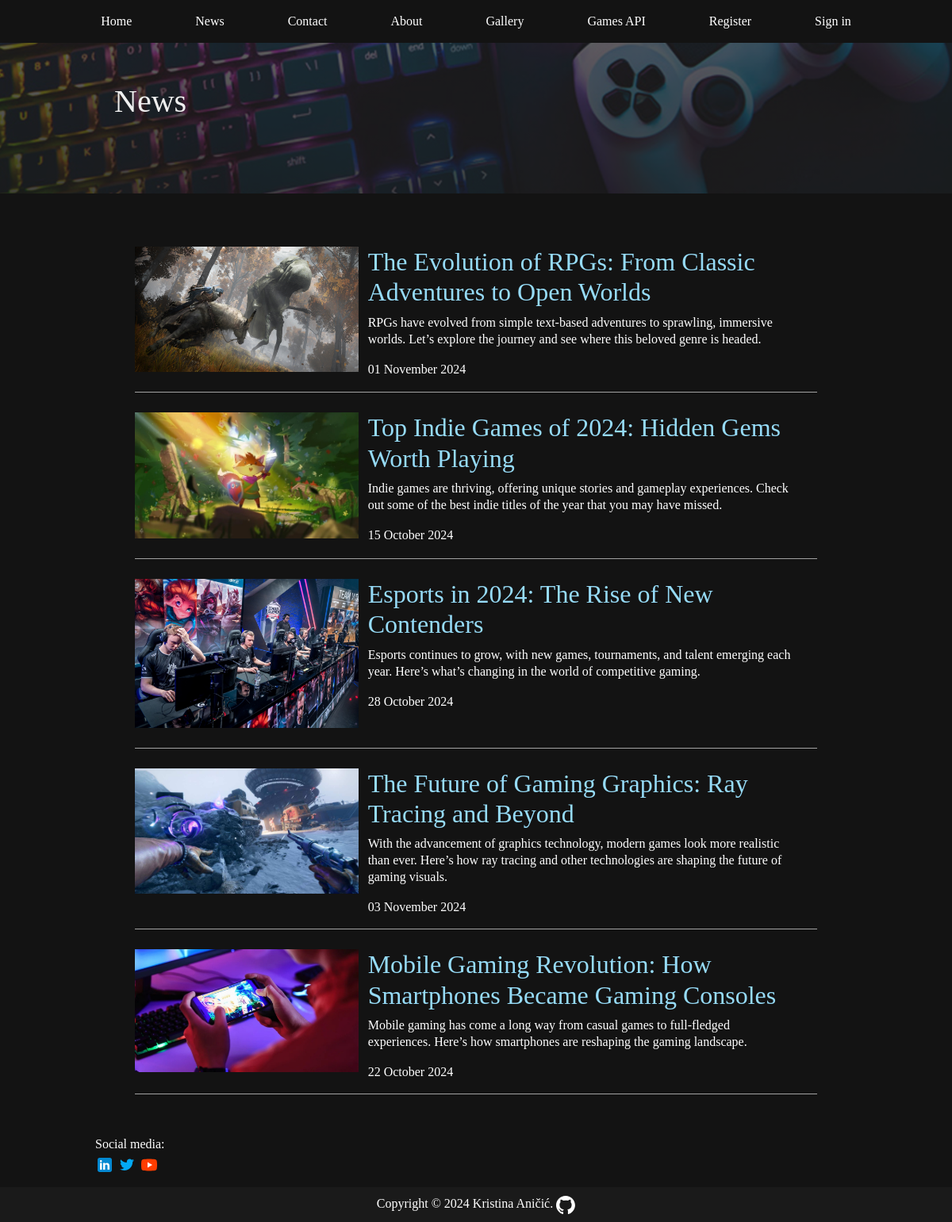
/index.php?menu=2, run on the app's committed database.
### tables this page shows
CREATE TABLE `news` (
  `id` int(11) UNSIGNED NOT NULL,
  `title` varchar(255) NOT NULL,
  `subheading` varchar(255) NOT NULL,
  `description` text NOT NULL,
  `content` text NOT NULL,
  `date` date NOT NULL,
  `user_id` int(11) UNSIGNED DEFAULT NULL,
  `archive` tinyint(1) NOT NULL
);

CREATE TABLE `news_images` (
  `id` int(11) NOT NULL,
  `news_id` int(11) UNSIGNED DEFAULT NULL,
  `title` varchar(255) DEFAULT NULL,
  `image_url` varchar(255) NOT NULL,
  `caption` varchar(255) DEFAULT NULL,
  `main` tinyint(1) DEFAULT NULL
);

### news.php (the view)
<?php
print'
    <div class="news container">
    ';
    if (!isset($action)) {
        $sql = 'SELECT * FROM news';
        $result = mysqli_query($conn, $sql);
        while ($news = mysqli_fetch_assoc($result)){
            if($news['archive'] == 0){
                $image_sql = "SELECT * FROM news_images WHERE news_id = " . $news['id'] . " LIMIT 1";
                $image_result = mysqli_query($conn, $image_sql);
                $image = mysqli_fetch_assoc($image_result);
                print '
                <a href="index.php?menu=' . $menu . '&action=' . $news['id'] . '">
                    <div class="row news-row">
                        <div class="col-lg-4 image">
                            <img src="' . $image['image_url'] . '" alt="' . $image['title'] . '"/>
                        </div>
                        <div class="col-lg-8 text">
                            <h2>' . $news['title'] . '</h2>
                            <p>' . $news['description'] . '</p>
                            <time datetime="' . $news['date'] . '">' . date("d F Y", strtotime($news['date'])) . '</time>
                        </div>
                    </div>
                </a>';
            }
        }
    }
    else{
        include("articles.php");
    }
    print '</div>';
?>

### index.php (shortened to what this page needs)
<?php
    include ("db.php");
print'
<!DOCTYPE html>
<html lang="eng">
    <head>
        <meta charset="UTF-8">
        <title>GameSphere</title>
        <meta name="viewport" content="width=device-width, initial-scale=1.0">
        <meta name="description" content="Discover the latest in video games, news, reviews, guides, and trends in the gaming world. Follow updates on console, PC, and mobile games here.">
        <meta name="author" content="Kristina Aničić">
        <meta name="keywords" content="video games, gaming news, game reviews, game guides, latest games, PC games, console games, mobile games, indie games, gamers, gaming trends, gaming industry">
        <link href="https://cdn.jsdelivr.net/npm/bootstrap@5.3.3/dist/css/bootstrap.min.css" rel="stylesheet">
        <link rel="stylesheet" href="style.css">
        <link rel="stylesheet" href="https://cdnjs.cloudflare.com/ajax/libs/font-awesome/4.7.0/css/font-awesome.min.css">
        <link rel="icon" href="img/favicon.ico" type="image/x-icon>
    </head>
    <body>';
        if(isset($_GET['menu'])) { $menu   = (int)$_GET['menu']; }
        print'
        <nav class="navbar navbar-expand-lg">
            <div class="container navbar-expand-lg">
                <button class="navbar-toggler" type="button" data-bs-toggle="collapse" data-bs-target="#navbarNav" aria-controls="navbarNav" aria-expanded="false" aria-label="Toggle navigation">
                    <i class="fa fa-navicon" style="color:#fff; font-size:28px; padding: 10px"></i>
                </button>';
                include("menu.php");
        print '
            </div>
        </nav>
        ';
        echo '
        <div class="banner-wrapper ' . ((!isset($menu) || $menu == 1) ? 'banner-home' : 'banner-other') . '">
            <div class="banner"></div>
                <div class="banner-content col-md-3 col-sm-5">';
                if (!isset($menu) || $menu == 1) {
                    echo '
                        <h1>The Best Games Out There</h1>
                        <p>Explore the latest news, reviews, and guides to stay ahead in the gaming world.</p>';
                } else {
                    switch ($menu) {
                        case 2:
                            echo '<h1>News</h1>';
                            break;
                    }
                }
                echo '
                </div>
            </div>';
        echo '<main>';
        if (!isset($menu) || $menu == 1) { include("home.php"); }
        else if ($menu == 2) { include("news.php"); }
        echo '</main>';
    print'
        <div style="clear: both;"></div>
        <footer>
        <div class="social">
            <p>Social media:<br>
                <a href="https://www.linkedin.com/in/kanicic/" target="_blank"><img src="img/linkedin.svg" alt="Linkedin" title="Linkedin" style="width:24px; margin:0"></a>
                <a href="https://x.com/IGN" target="_blank"><img src="img/twitter.svg" alt="Twitter" title="Twitter" style="width:24px; margin-top:0"></a>
                <a href="https://www.youtube.com/@IGN" target="_blank"><img src="img/youtube.svg" alt="Youtube" title="Youtube" style="width:24px; margin-top:0"></a>
            <p>
        </div>
        <div class="footer-container">
                <p>Copyright &copy; ' . date("Y") . ' Kristina Aničić.
                    <a href="https://github.com/KristinaAnicic/ntpws.git" target="_blank">
                        <img src="img/github.svg" title="Github" alt="Github" style="width:24px; margin: 0"
                    </a>
                </p>
            </div>
        </footer>
        <script src="https://cdn.jsdelivr.net/npm/bootstrap@5.3.3/dist/js/bootstrap.min.js"></script>
    </body>
</html>';
?>

### menu.php (shortened to what this page needs)
<?php
    print '
    <div class="collapse navbar-collapse justify-content-center navbar-expand-lg" id="navbarNav">
        <ul class="navbar-nav justify-content-center">
            <li class="nav-item">
                <a class="nav-link" href="index.php?menu=1">Home</a>
            </li>
            <li class="nav-item">
                <a class="nav-link" href="index.php?menu=2">News</a>
            </li>
            <li class="nav-item">
                <a class="nav-link" href="index.php?menu=3">Contact</a>
            </li>
            <li class="nav-item">
                <a class="nav-link" href="index.php?menu=4">About</a>
            </li>
            <li class="nav-item">
                <a class="nav-link" href="index.php?menu=5">Gallery</a>
            </li>
            <li class="nav-item">
                <a class="nav-link" href="index.php?menu=10">Games API</a>
            </li>';
            if (!isset($_SESSION['user']['valid']) || $_SESSION['user']['valid'] == 'false') {
                print '
                <li class="nav-item">
                    <a class="nav-link" href="index.php?menu=6">Register</a>
                </li>
                <li class="nav-item">
                    <a class="nav-link" href="index.php?menu=7">Sign in</a>
                </li>';
            }
        print'
        </ul>
    </div>
    ';
?>

### style.css (style rules this page uses)
* { font-family: Candara; }
.banner-wrapper { position: relative; width: 100%; padding-bottom: 60px; }
.banner { position: absolute; top: 0; left: 0; width: 100%; background-position: bottom; background-repeat: no-repeat; background-size: cover; opacity: 0.9; z-index: 1; }
.banner-other .banner { background-image: linear-gradient(to bottom, rgba(255, 255, 255, 0), rgba(0, 0, 0, 0.4)), url('img/gaming-banner-23.jpg'); height: 190px; }
.banner::before { content: ""; position: absolute; top: 0; left: 0; width: 100%; height: 100%; background-color: rgba(37, 37, 37, 0.686); z-index: 1; }
.banner-content { margin: 0 12%; position: relative; z-index: 2; padding: 50px 0 0 0; color: rgb(239, 239, 239); font-size:28px; }
.banner-content h1 { margin-bottom: 1.5rem; }
.navbar-nav .nav-link { display: block; color: white; text-align: center; padding: 15px 20px; margin: 0 40px; text-decoration: none; }
main { padding: 50px; margin: 0 auto; width: 80%; color: rgb(209, 209, 209); }
img { width: 100%; }
p { line-height: 21px; }
.news a { text-decoration: none; color: white; }
.news h2 { color: rgb(150, 219, 247); }
.news-row { padding: 15px; padding-left: 0; border-bottom: 1px solid rgb(162, 162, 162); }
.news .image { padding: 10px 0; }
.news .text { padding-top: 10px; }
.footer-container { background-color: #1a1a1a; padding: 0.1em; clear: both; }
.social { display:block; margin: 0 auto; width: 80%; }
.social p { color: white; line-height: 25px; }
.footer-container p { color: white; text-align: center; margin: 0.5em; }

### data on the page
news: news_images.image_url (picture), title "The Evolution of RPGs: From Classic Adventures to Open Worlds", description "RPGs have evolved from simple text-based adventures to sprawling, immersive worlds. Let’s explore the journey and see where this beloved genre is headed.", date "01 November 2024"
news: news_images.image_url (picture), title "Top Indie Games of 2024: Hidden Gems Worth Playing", description "Indie games are thriving, offering unique stories and gameplay experiences. Check out some of the best indie titles of the year that you may have missed.", date "15 October 2024"
news: news_images.image_url (picture), title "Esports in 2024: The Rise of New Contenders", description "Esports continues to grow, with new games, tournaments, and talent emerging each year. Here’s what’s changing in the world of competitive gaming.", date "28 October 2024"
news: news_images.image_url (picture), title "The Future of Gaming Graphics: Ray Tracing and Beyond", description "With the advancement of graphics technology, modern games look more realistic than ever. Here’s how ray tracing and other technologies are shaping the future of gaming visuals.", date "03 November 2024"
news: news_images.image_url (picture), title "Mobile Gaming Revolution: How Smartphones Became Gaming Consoles", description "Mobile gaming has come a long way from casual games to full-fledged experiences. Here’s how smartphones are reshaping the gaming landscape.", date "22 October 2024"
